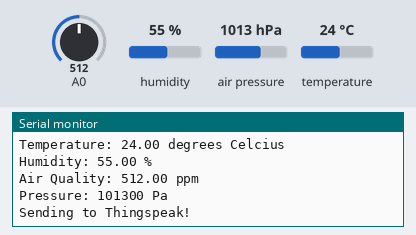
The sketch below on a simulated ESP8266 (NodeMCU). Parts: the last lines printed to the serial monitor. Inputs (shaded band) come from the test bench; at power-on: humidity 55 %, air pressure 1013 hPa, A0 = 512, temperature 24 °C. WiFi joins after 1.5 s; servers stay silent unless stated.

Above: at 2.7 s.
2.8 s: humidity set to 22 %
4.6 s: air pressure set to 952 hPa
At 6.2 s:
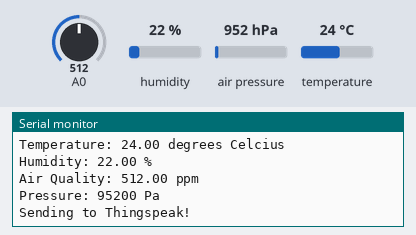
6.4 s: A0 set to 716
At 8.1 s:
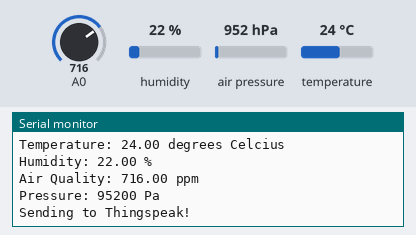
8.2 s: temperature set to 12 °C
10.0 s: air pressure set to 975 hPa
At 11.5 s:
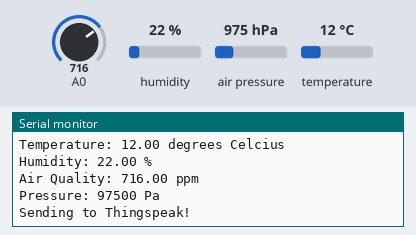
11.8 s: A0 set to 992
At 14.1 s:
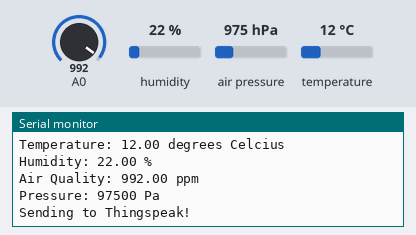
Timing chart, 0 to 14.6 s (numbered marks = the images above; inputs shaded):
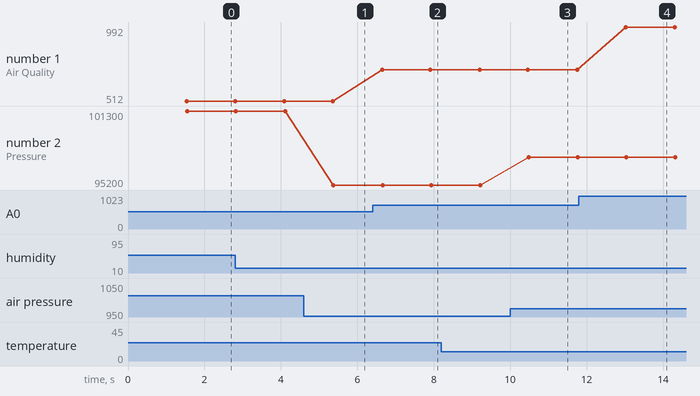

The sketch:

WeatherStation.ino
```cpp
#include <DHT.h>
#include <ESP8266WiFi.h>
#include <WiFiClient.h>;
#include <ThingSpeak.h>;
#include <Wire.h>
#include <Adafruit_BMP085.h>

// replace with your channel’s thingspeak API key,
const char * myWriteAPIKey = "Q58DRQBUL54NGFNT";
unsigned long myChannelNumber = 1719973; //Replace it with your channel ID
const char* ssid = "Valdus' Internet";
const char* password = "16691669";
const char* server = "api.thingspeak.com";


#define DHTPIN D4 // CONNECT THE DHT11 SENSOR TO PIN D4 OF THE NODEMCU
DHT dht(DHTPIN, DHT11,15);
WiFiClient client;
Adafruit_BMP085 bmp;

void setup() {
  Serial.begin(9600);
  Wire.begin();
  dht.begin();

 // ENTIRE PROGRAM WON'T RUN UNTIL THE BMP IS CONNECTED
 if (!bmp.begin())
  {
   Serial.println("BMP180 Sensor not found!");
    while (1) { }
  }

  //==== CONNECTION ====//
  delay(10);
  ThingSpeak.begin(client);
  WiFi.begin(ssid, password);

  Serial.println();
  Serial.println();
  Serial.print("Connecting to ");
  Serial.println(ssid);

  WiFi.begin(ssid, password);

  while (WiFi.status() != WL_CONNECTED) {
  delay(500);
  Serial.print(".");
  }
  Serial.println("");
  Serial.println("WiFi connected");
  //==== CONNECTION ====//
}


void loop() {

float Humidity = dht.readHumidity();
float Temperature = dht.readTemperature();
int Pressure = bmp.readPressure();
float gasSensor = analogRead(A0);

if (isnan(Humidity) || isnan(Temperature)) {
Serial.println("Failed to read from DHT sensor!");
}

if (isnan(gasSensor)) {
  Serial.println("Failed to read from MQ-135 sensor!");
  return;
}

Serial.print("Temperature: ");
Serial.print(Temperature);
Serial.println(" degrees Celcius");
Serial.print("Humidity: ");
Serial.print(Humidity);
Serial.println(" %");
Serial.print("Air Quality: ");
Serial.print(gasSensor);
Serial.println(" ppm");
Serial.print("Pressure: ");
Serial.print(Pressure);
Serial.println(" Pa");
Serial.println();
Serial.println("Sending to Thingspeak!");

ThingSpeak.writeField(myChannelNumber, 1, Temperature, myWriteAPIKey);
ThingSpeak.writeField(myChannelNumber, 2, Humidity, myWriteAPIKey);
ThingSpeak.writeField(myChannelNumber, 3, gasSensor, myWriteAPIKey);
ThingSpeak.writeField(myChannelNumber, 4, Pressure, myWriteAPIKey);
}
```

Measured:
- after the input at 4.6 s, the serial monitor: prints a new line after 0.78 s (image 1)
- after the input at 6.4 s, the serial monitor: prints a new line after 0.25 s (image 2)
- after the input at 10.0 s, the serial monitor: prints a new line after 0.48 s (image 3)
- after the input at 11.8 s, the serial monitor: prints a new line after 1.2 s (image 4)
- plotted number 1: 512 → 716 after the input at 6.4 s, 716 → 992 after the input at 11.8 s
- plotted number 2: 101300 → 95200 after the input at 4.6 s, 95200 → 97500 after the input at 10.0 s
